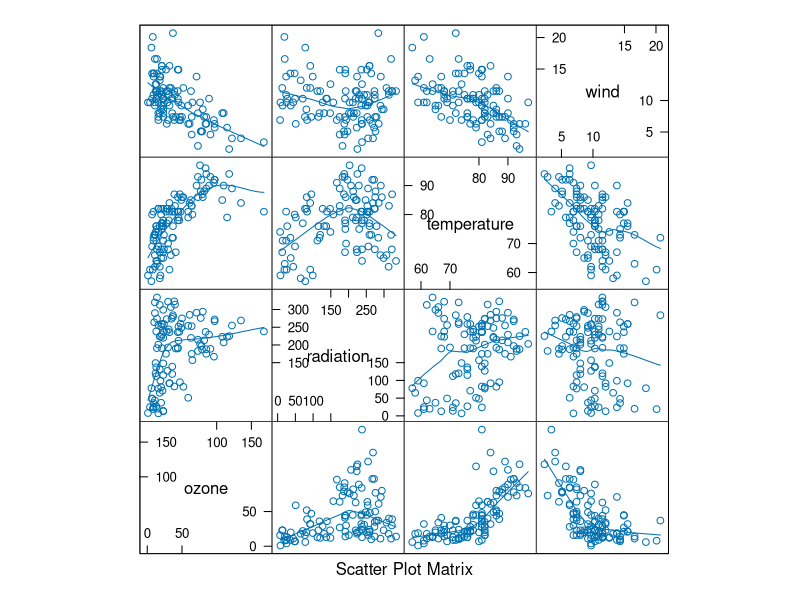
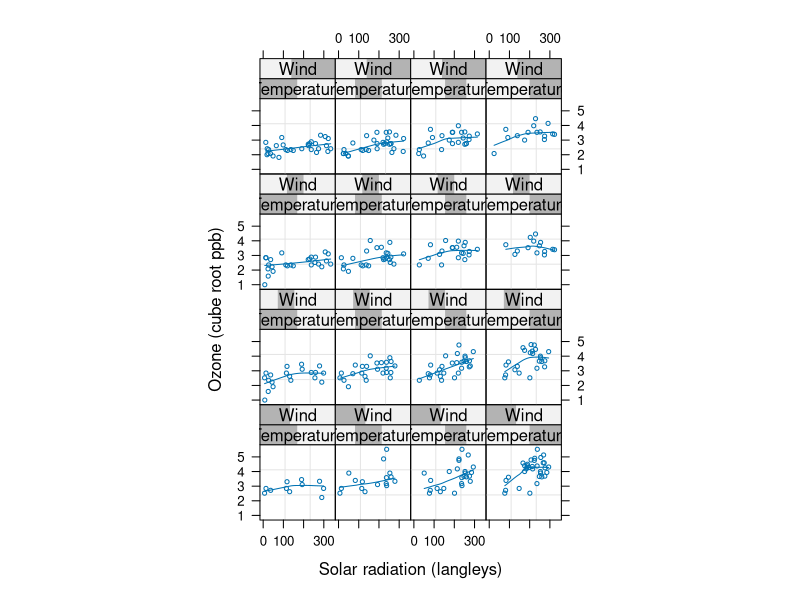
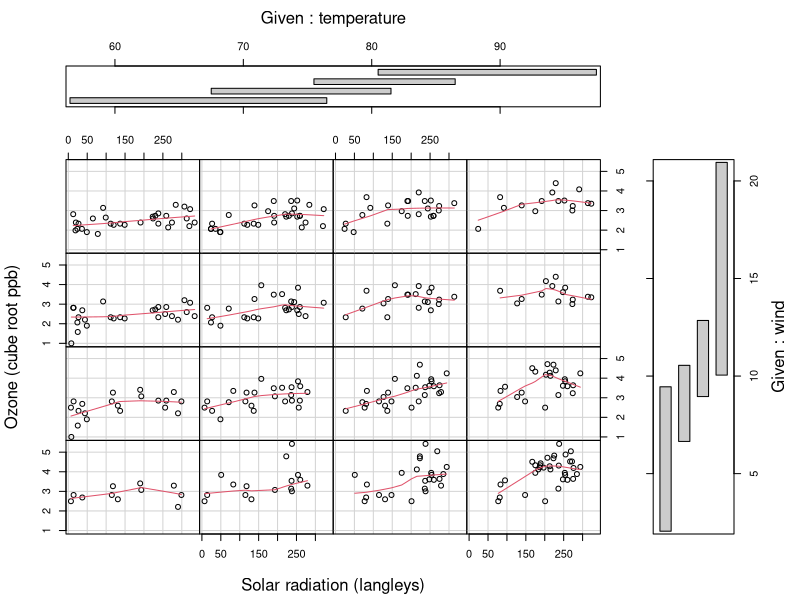

The R script that drew these images, in order:
library(lattice)


### Name: H_environmental
### Title: Atmospheric environmental conditions in New York City
### Aliases: environmental
### Keywords: datasets

### ** Examples

# Scatter plot matrix with loess lines
splom(~environmental,
  panel=function(x,y){
    panel.xyplot(x,y)
    panel.loess(x,y)
  }
)


# Conditioned plot similar to figure 5.3 from Cleveland
attach(environmental)
Temperature <- equal.count(temperature, 4, 1/2)
Wind <- equal.count(wind, 4, 1/2)
xyplot((ozone^(1/3)) ~ radiation | Temperature * Wind,
  aspect=1,
	prepanel = function(x, y) 
		prepanel.loess(x, y, span = 1),
	panel = function(x, y){
		panel.grid(h = 2, v = 2)
		panel.xyplot(x, y, cex = .5)
		panel.loess(x, y, span = 1)
	},
	xlab = "Solar radiation (langleys)",
	ylab = "Ozone (cube root ppb)")
detach()

# Similar display using the coplot function
with(environmental,{
  coplot((ozone^.33) ~ radiation | temperature * wind,
  number=c(4,4),
  panel = function(x, y, ...) panel.smooth(x, y, span = .8, ...),
  xlab="Solar radiation (langleys)",
  ylab="Ozone (cube root ppb)")
})
